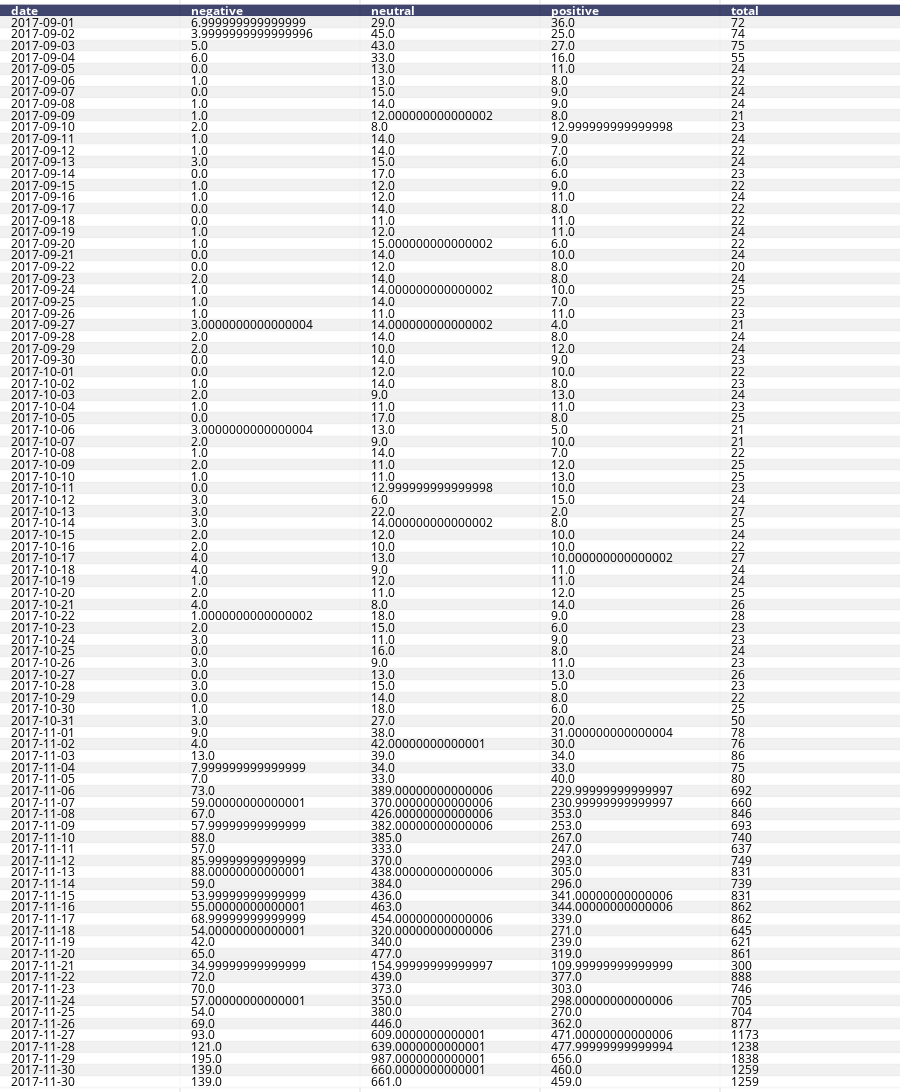

The cell this chart's notebook holds for it:
### Code cell
import plotly
import plotly.figure_factory as ff
init_notebook_mode(connected=True)

table = ff.create_table(df_noOfTweets)
plotly.offline.iplot(table, filename='df_noOfTweets')
# =================== #
# no_of_tweets TABLE  #
# =================== #
